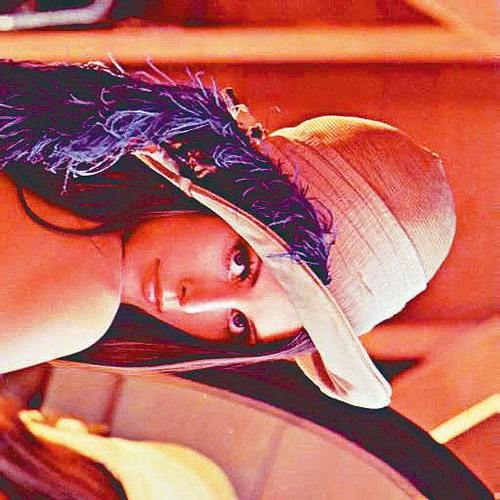
#> input picture CPP_OpenCV/img/Lena.jpg, 500 x 500 px
$ python numpyCV.py
#> lines starting #> are read from the running program, lines starting #| are printed output that depends on the picture
import cv2 as cv
import numpy as np

def access_pixels(img):
    print (img.shape)
    height = img.shape[0]
    width = img.shape[1]
    channel = img.shape[2]

    for row in range(height):
        for col in range(width):
            for c in range(channel):
                pv = img[row][col][c]
                img[row][col][c] = 255 - pv
    cv.imshow('converted_lena',img)

def inverse(img):
    cv.bitwise_not(img)
    cv.imshow(img)


def create_img():
    img = np.zeros([400,400,3],np.uint8)
    img[:,:,1] = np.ones([400,400]) * 255
    cv.imshow('create_img',img)


src = cv.imread("../../CPP_OpenCV/img/Lena.jpg")
#> src is the input picture: shape (500, 500, 3); mean B, G, R 93.5, 102.5, 185.9
img = src
#access_pixels(img)
t1 = cv.getTickCount()
create_img()
#> in create_img, `cv.imshow('create_img',img)`:
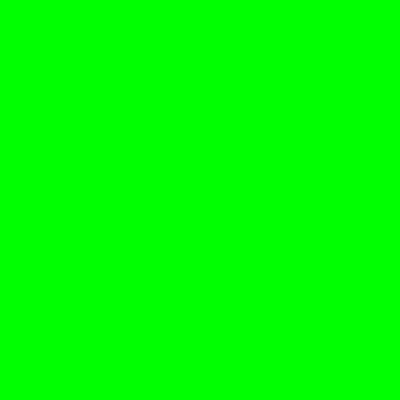
#> window 'create_img': shape (400, 400, 3); mean B, G, R 0, 255, 0
t2 = cv.getTickCount()
time = (t2 - t1) / cv.getTickFrequency()

cv.namedWindow("input image",cv.WINDOW_AUTOSIZE)
cv.imshow("input image",src)
cv.waitKey(0)
cv.destroyAllWindows()
